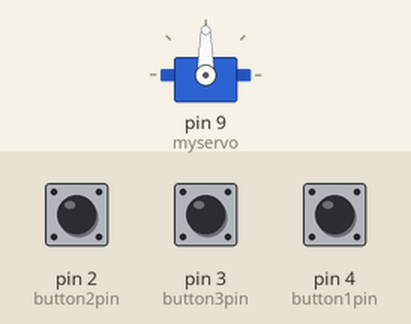
This sketch was run on a simulated Arduino Uno, built with avr-gcc and run on an emulated ATmega328P. On the bench: servo. The inputs (shaded band) are chosen by the test bench; at power-on: pin 3 (button3pin) LOW, pin 4 (button1pin) LOW, pin 2 (button2pin) LOW.

Above: at 1.2 s.
1.3 s: pin 3 (button3pin) pulled HIGH for 0.15 s
At 1.8 s:
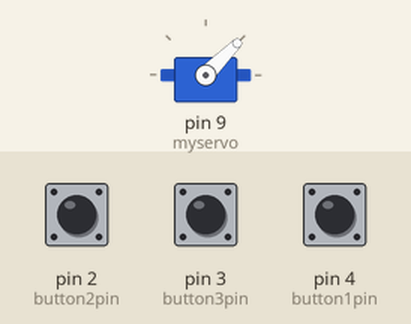
2.9 s: pin 4 (button1pin) pulled HIGH for 0.15 s
At 4.1 s:
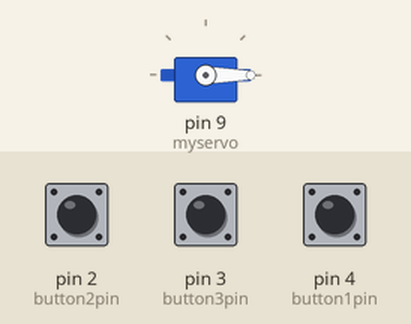
4.5 s: pin 2 (button2pin) pulled HIGH for 0.15 s
At 5.4 s:
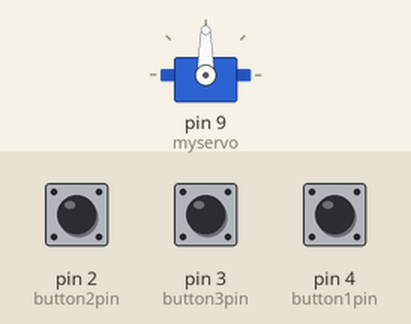
6.1 s: pin 3 (button3pin) pulled HIGH for 1 s
At 6.6 s:
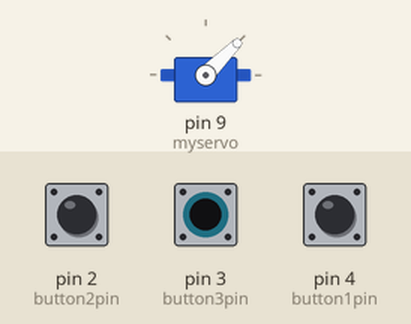
Timing chart, 0 to 9.1 s (numbered marks = the images above; inputs shaded):
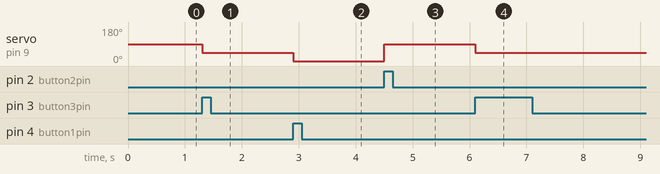

The sketch:

servotest.ino
```cpp
#include <Servo.h>
Servo myservo;

const int button1pin = 4; //number of button pins
const int button2pin = 2;
const int button3pin = 3;

int buttonState1 = 0;
int buttonState2 = 0;
int buttonState3 = 0;

void setup() {
  myservo.attach(9);
  pinMode(button1pin, INPUT);
  pinMode(button2pin, INPUT);
  pinMode(button3pin, INPUT);
}

void loop() {
  buttonState1=digitalRead(button1pin);
  buttonState2=digitalRead(button2pin);
  buttonState3=digitalRead(button3pin);
  if(buttonState1 == HIGH)
  {
    myservo.write(0);
  }
  else if(buttonState2 == HIGH)
  {
    myservo.write(90);
  }
  else if(buttonState3 == HIGH)
  {
    myservo.write(45);
  }
}
```

Measured:
- after the input at 1.3 s, servo on pin 9 (myservo): 90° → 45° at once
- after the input at 2.9 s, servo on pin 9 (myservo): 45° → 0° at once
- after the input at 4.5 s, servo on pin 9 (myservo): 0° → 90° at once
- after the input at 6.1 s, servo on pin 9 (myservo): 90° → 45° at once
